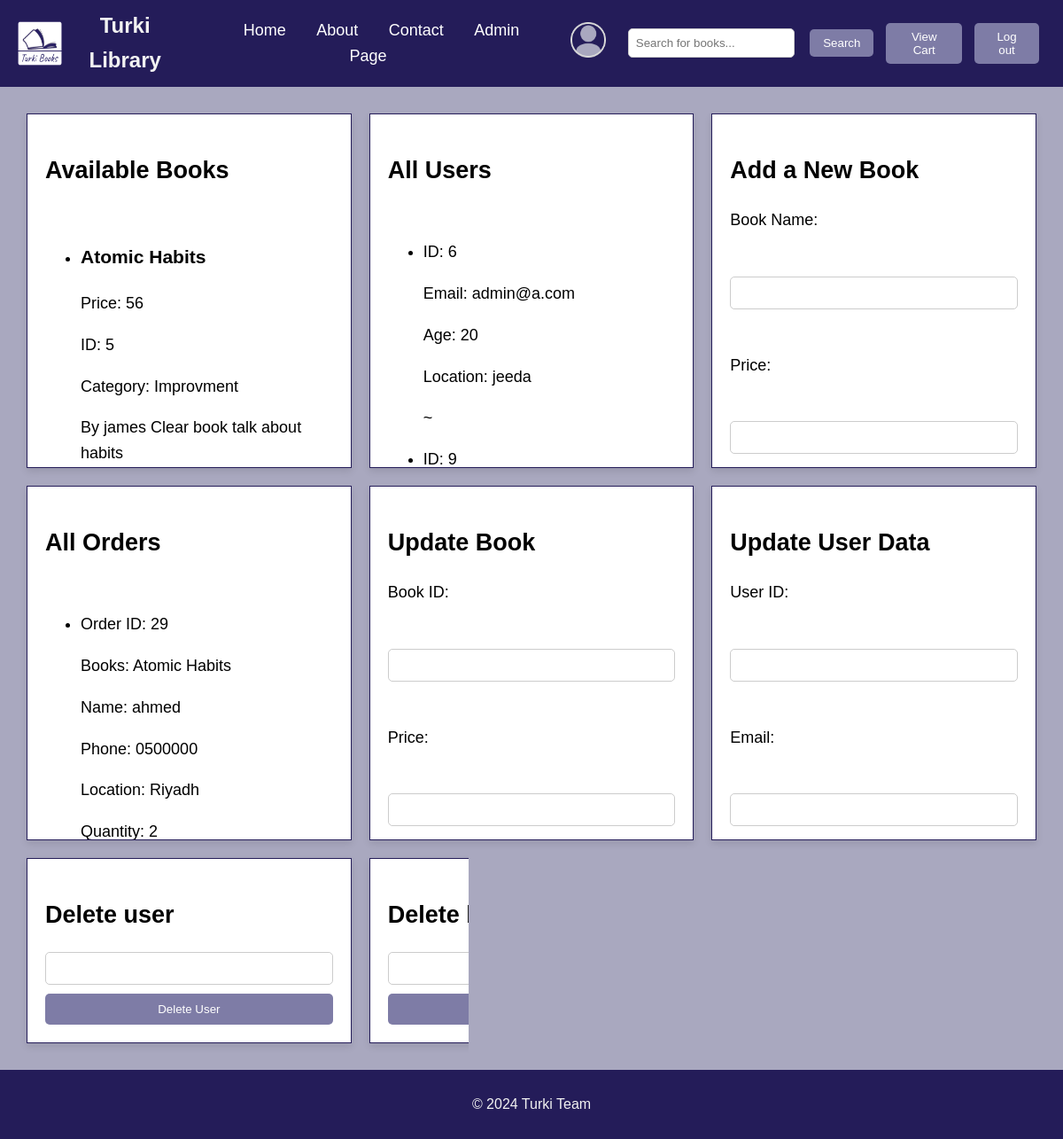
The page /librarySystem/AdminPage.php (signed in) on the database its author committed.
### tables this page shows
CREATE TABLE `book` (
  `id` int(11) NOT NULL,
  `price` float DEFAULT NULL,
  `info` varchar(100) DEFAULT NULL,
  `Name` varchar(100) DEFAULT NULL,
  `image` varchar(100) DEFAULT NULL,
  `category` varchar(100) DEFAULT NULL
);

CREATE TABLE `user` (
  `id` int(11) NOT NULL,
  `email` varchar(255) NOT NULL,
  `password` varchar(255) NOT NULL,
  `age` int(11) NOT NULL,
  `isAdmin` tinyint(1) NOT NULL DEFAULT 0,
  `location` varchar(255) DEFAULT NULL,
  `phone_number` varchar(20) DEFAULT NULL,
  `name` varchar(100) NOT NULL
);

CREATE TABLE `order_details` (
  `qnatity` int(11) DEFAULT NULL,
  `date` date DEFAULT NULL,
  `book` varchar(255) DEFAULT NULL,
  `Userid` int(11) NOT NULL,
  `ordid` int(11) NOT NULL
);

### librarySystem/main.php (called while the page is built, shortened)
<?php
include_once ('DBconnection.php');
class Main {
    public $DB;
    function __construct() {
        $this->DB = new DBcontroller;
        $this->DB->openConnection();
    }
    function ShowAllUsers(){
        $query = "SELECT * from user";
        $result = $this->DB->select($query);
        return json_decode(json_encode($result), true);
    }
    function __destruct() {
        $this->DB->closeConnection();
    }
}
?>

### librarySystem/DBconnection.php (called while the page is built, shortened)
<?php
    class DBcontroller {
        public $server_name;
        public $username;
        public $password;
        public $database;
        public $conn;
        function __construct() {
            $this->server_name = "localhost";
            $this->username = "root";
            $this->password = "";
            $this->database = "librarysystem";
        }
        public function openConnection() {
            $this -> conn = new mysqli($this -> server_name, $this -> username, $this -> password, $this -> database);
            if ($this -> conn -> connect_error) {
                echo "Error in Connection : " . $this -> conn -> connect_error;
                return false;
            } else {
                return true;
            }
        }
        public function select($qry) {
            $result = $this -> conn -> query($qry);
            if (!$result) {
                echo "Error : " . mysqli_error($this -> conn);
                return false;
            } else {
                return $result -> fetch_all(MYSQLI_ASSOC);
            }
        }
    }

### librarySystem/AdminPage.php (the view, shortened to what this page needs)
<?php
require_once('main.php');
$main = new Main();
$books = $main->DB->select("SELECT * FROM book");
$users = $main->ShowAllUsers();
$orders = $main->DB->select("select
qnatity,
date,
book,
order_details.ordid,
user.name,
user.location,
user.phone_number
from order_details join order_master on order_details.ordid=order_master.ordid join user on Userid=user.id;");
?>
<!DOCTYPE html>
<html lang="en">
<head>
    <link rel="stylesheet" href="css/css.css">
</head>
<body>
    <div id="content">
            <?php include 'header.php'; ?>
        </div>
    <div class="main-content_admin">
        <div class="a_item">
            <h2>Available Books</h2>
            <ul>
                <?php foreach ($books as $book): ?>
                <li>
                    <h3><?php echo htmlspecialchars($book['Name']); ?></h3>
                    <p>Price: <?php echo htmlspecialchars($book['price']); ?></p>
                    <p>ID: <?php echo htmlspecialchars($book['id']); ?></p>
                    <p>Category: <?php echo htmlspecialchars($book['category']); ?></p>
                    <p><?php echo htmlspecialchars($book['info']); ?></p>
                </li>
                <?php endforeach; ?>
            </ul>
        </div>
        <div class="a_item">
            <h2>All Users</h2>
            <ul>
                <?php foreach ($users as $user): ?>
                <li>
                    <p>ID: <?php echo htmlspecialchars($user['id']); ?></p>
                    <p>Email: <?php echo htmlspecialchars($user['email']); ?></p>
                    <p>Age: <?php echo htmlspecialchars($user['age']); ?></p>
                    <p>Location: <?php echo htmlspecialchars($user['location']); ?></p>
                    <?php echo "~";?>
                </li>
                <?php endforeach; ?>
            </ul>
        </div>
        <div class="a_item">
            <h2>Add a New Book</h2>
            <form method="POST" enctype="multipart/form-data">
                <label for="name">Book Name:</label><br>
                <input type="text" name="name" required><br>
                <label for="price">Price:</label><br>
                <input type="number" name="price" required><br>
                <label for="info">Description:</label><br>
                <textarea name="info" required></textarea><br>
                <label for="category">Category:</label><br>
                <input type="text" name="category" required><br>
                <label for="image">Upload Image:</label><br>
            </form>
        </div>
        <div class="a_item">
            <h2>All Orders</h2>
            <ul>
                <?php foreach ($orders as $order): ?>
                <li>
                    <p>Order ID: <?php echo htmlspecialchars($order['ordid']); ?></p>
                    <p>Books: <?php echo htmlspecialchars($order['book']); ?></p>
                    <p>Name: <?php echo htmlspecialchars($order['name']); ?></p>
                    <p>Phone: <?php echo htmlspecialchars($order['phone_number']); ?></p>
                    <p>Location: <?php echo htmlspecialchars($order['location']); ?></p>
                    <p>Quantity: <?php echo htmlspecialchars($order['qnatity']); ?></p>
                </li>
                <?php endforeach; ?>
            </ul>
        </div>
        <div class="a_item">
            <h2>Update Book</h2>
            <form method="POST">
                <label for="book_id">Book ID:</label><br>
                <input type="number" name="book_id" required><br>
                <label for="price">Price:</label><br>
                <input type="number" name="price" required><br>
                <label for="info">Description:</label><br>
                <textarea name="info" required></textarea><br>
                <label for="category">Category:</label><br>
                <input type="text" name="category" required><br>
            </form>
        </div>
        <div class="a_item">
            <h2>Update User Data</h2>
            <form method="POST">
                <label for="user_id">User ID:</label><br>
                <input type="number" name="user_id" required><br>
                <label for="email">Email:</label><br>
                <input type="email" name="email" required><br>
                <label for="age">Age:</label><br>
                <input type="number" name="age" required><br>
                <label for="location">Location:</label><br>
                <input type="text" name="location" required><br>
            </form>
        </div>
        <div class="a_item">
            <h2>Delete user</h2>
            <form method="POST" enctype="multipart/form-data">
                <input type="text" name="userID" required>
                <button  class="admin-button" type="submit" name="user_delete">Delete User</button>
            </form>
        </div>
            <div class="a_item">
                <h2>Delete book</h2>
                <form method="POST" enctype="multipart/form-data">
                <input type="text" name="bookID" required>
                <button class="admin-button" type="submit" name="book_delete">Delete Book</button>
                </form>
            </div>
            <div class="a_item">
                <h2>Delete Order</h2>
                <form method="POST" enctype="multipart/form-data">
                <input type="text" name="orderid" required>
                <button class="admin-button" type="submit" name="order_delete">Delete Order</button>
                </form>
            </div>
    </div>
    <div id="content">
        <?php include 'footer.php'; ?>
    </div>
</body>
</html>

### librarySystem/header.php (shortened to what this page needs)
<?php
require_once('main.php');
$searchQuery = '';
?>
<div class="header">
    <img src="webImage/logo.png" alt="Logo">
    <h1>Turki Library</h1>
    <nav>
        <a href="index.php">Home</a>
        <a href="AboutUS.php">About</a>
        <a href="contactUS.php">Contact</a>
        <?php
        if (isset($_SESSION["user"]) && is_array($_SESSION["user"]) && isset($_SESSION["user"][1]) && $_SESSION["user"][1] == 1) {
            echo '<a href="AdminPage.php">Admin Page</a>';
        }
        ?>
    </nav>
    <form method="POST" action="index.php">
        <div class="search-bar">
            <?php
               if(isset($_SESSION['user'])){
                    echo'<div class="uIcon">
                    <a href="Profile.php">
                        <img src="webImage/userIcon.png" alt="User Icon">
                    </a>
                </div>';
               }
            ?>
            <input type="text" name="query" placeholder="Search for books..." value="<?php echo htmlspecialchars($searchQuery); ?>" />
            <button type="submit" name="queryBtn">Search</button>
        </div>
    </form>
    <div class="search-bar">
                <button class="cart-button" onclick="viewcarts()">View Cart</button>
                <?php
                 if (isset($_SESSION["user"])){
                    echo '<button class="login-button" onclick="viewlogin()">Log out</button>';
                 }else{
                    echo'<button class="login-button" onclick="viewlogin()">Login</button>';
                 }
                ?>
            </div>
</div>

### librarySystem/footer.php
<div class="footer">
        <p>© 2024 Turki Team</p>
</div>

### librarySystem/css/css.css (style rules this page uses)
body { margin: 0; font-family: Arial, sans-serif; line-height: 1.6; display: flex; flex-direction: column; min-height: 100vh; }
.header, .footer { text-align: center; color: #F2F2F2; padding: 10px; background-color: #241C59; }
.header { display: flex; align-items: center; justify-content: space-between; padding: 10px 20px; }
.header img { width: 50px; height: 50px; }
.header h1 { margin: 0; font-size: 24px; flex-grow: 1; text-align: center; }
.header .search-bar { display: flex; align-items: center; }
.uIcon { padding: 10px; border-radius: 5px; margin-right: 15px; }
.uIcon img { width: 40px; height: 40px; }
.header .search-bar input { padding: 8px; border-radius: 5px; border: 1px solid #ccc; margin-right: 10px; width: 70%; }
.header .search-bar button { margin: 7px; padding: 8px 15px; border-radius: 5px; background-color: #7E7CA6; color: white; border: none; cursor: pointer; }
.add-to-cart, .main-content .cart-button, .main-content .login-button, .admin-button { padding: 10px 15px; background-color: #7E7CA6; color: white; border: none; border-radius: 5px; cursor: pointer; }
.main-content_admin { display: grid; grid-template-columns: repeat(auto-fill, minmax(300px, 1fr)); grid-auto-rows: auto; gap: 20px; background-color: #A9A8BF; padding: 30px; box-sizing: border-box; }
.a_item { background-color: #fff; border: 1px solid #241C59; padding: 20px; font-size: 18px; text-align: left; box-sizing: border-box; display: flex; flex-direction: column; height: 100%; max-height: 400px; overflow-y: auto; box-shadow: 0 4px 8px rgba(0, 0, 0, 0.1); }
form { display: flex; flex-direction: column; gap: 10px; }
h2 { margin-bottom: 20px; }
input[type="text"], input[type="email"], input[type="password"], input[type="number"] { padding: 10px; border: 1px solid #ccc; border-radius: 5px; }
nav { background-color: #241C59; padding: 10px 20px; text-align: center; }
nav a { color: white; text-decoration: none; margin: 0 15px; font-size: 18px; transition: color 0.3s ease; }

### rows shown on the page
book: Name "Atomic Habits", price "56", id "5", category "Improvment", info "By james Clear book talk about habits"
user: id "6", email "admin@a.com", age "20", location "jeeda"
user: id "9"
order_details: ordid "29", book "Atomic Habits", Userid.name "ahmed", Userid.phone_number "0500000", Userid.location "Riyadh", qnatity "2"
